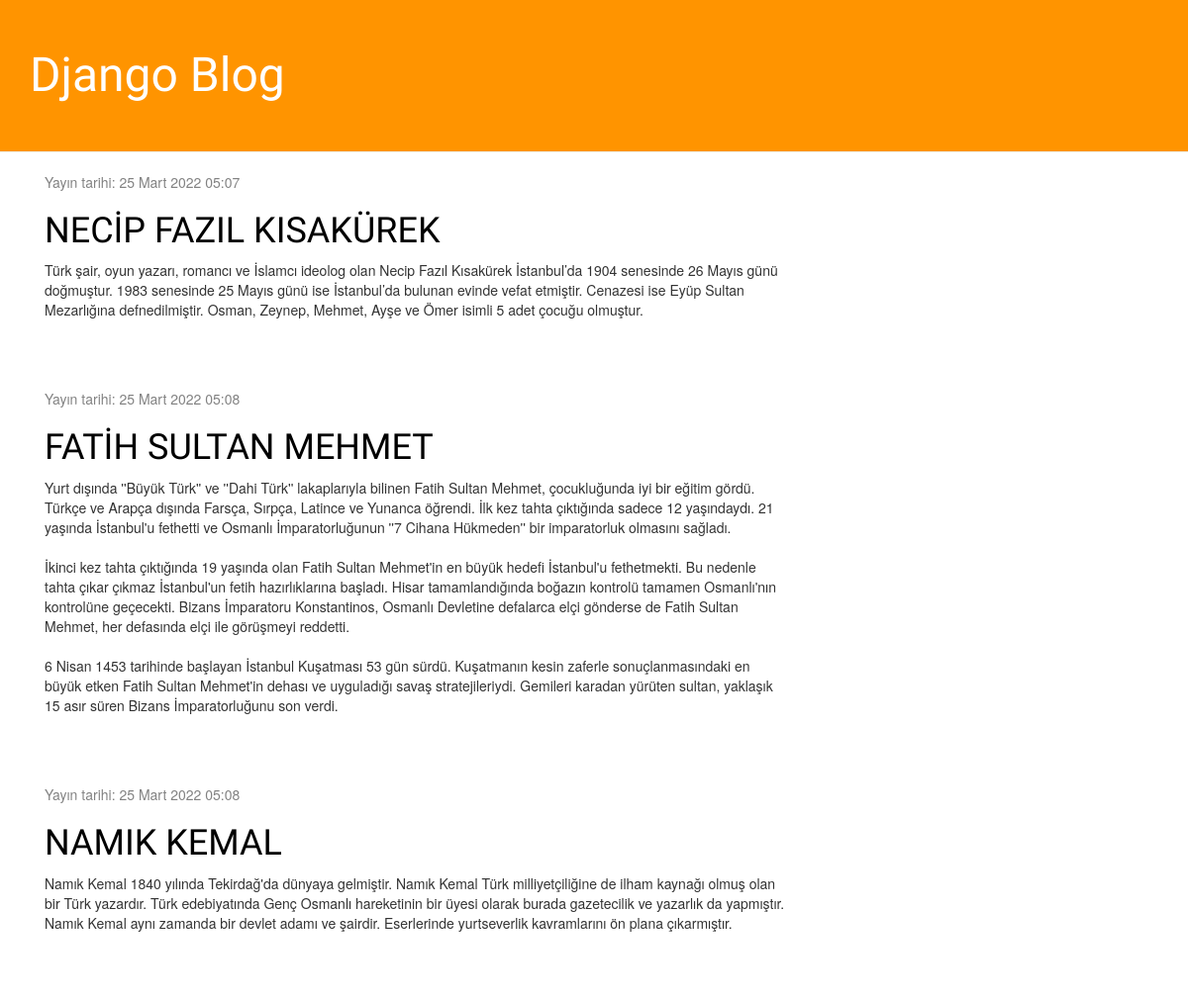
Before: / with the older database file.
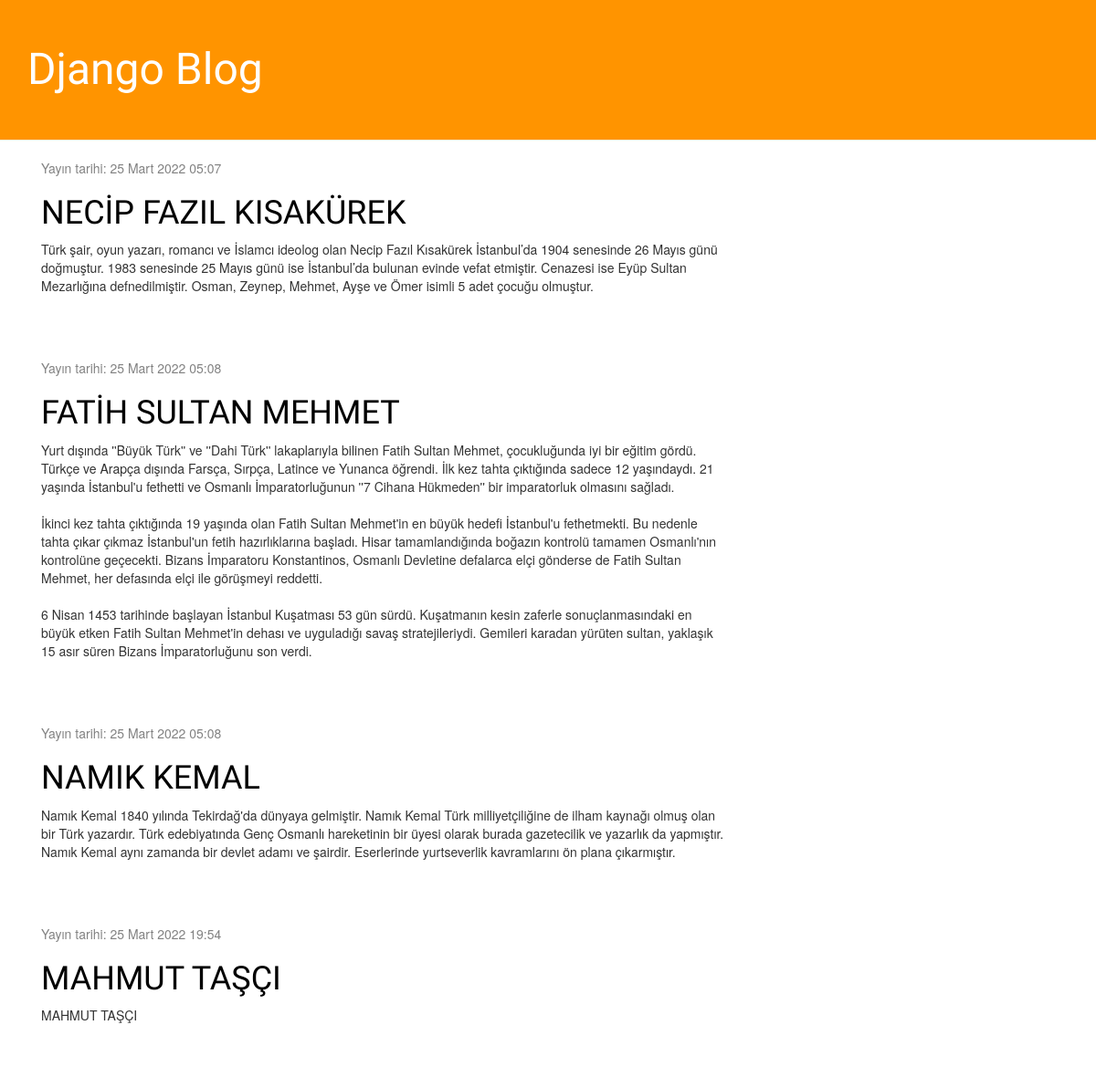
After: the same page with the newer database file.
### blog/models.py (models this page shows, shortened)
class Post(models.Model):
    author = models.ForeignKey(settings.AUTH_USER_MODEL, on_delete=models.CASCADE)
    title = models.CharField(max_length=200)
    text = models.TextField()
    created_date = models.DateTimeField(
            default=timezone.now)
    published_date = models.DateTimeField(
            blank=True, null=True)

### blog/views.py (the view)
# urls.py: path('', views.post_list, name='post_list'),
def post_list(request):
    posts = Post.objects.filter(published_date__lte=timezone.now()).order_by('published_date')
    return render(request, 'blog/post_list.html', {'posts': posts})

### blog/templates/blog/post_list.html (shortened to what this page needs)
{% extends 'blog/base.html' %}
{% load static %}
    {% block content %}
        {% for post in posts %}
            <div class="post">
                <div class="date">
                    <p>Yayın tarihi: {{ post.published_date }}</p>
                </div>
                <h1><a href="{% url 'post_detail' pk=post.pk %}">{{ post.title }}</a></h1>
                <p>{{ post.text|linebreaksbr }}</p>
            </div>
        {% endfor %}
    {% endblock %}

### blog/templates/blog/base.html (shortened to what this page needs)
{% load static %}
<!DOCTYPE html>
<html lang="en">
<head>
    <link rel="stylesheet" href="//maxcdn.bootstrapcdn.com/bootstrap/3.2.0/css/bootstrap.min.css">
    <link rel="stylesheet" href="//maxcdn.bootstrapcdn.com/bootstrap/3.2.0/css/bootstrap-theme.min.css">
    <link rel="stylesheet" href="{% static 'css/blog.css' %}">
</head>
    <body>
        <div class="page-header">
            <h1><a href="/">Django Blog</a></h1>
        </div>
        <div class="content container">
            <div class="row">
                <div class="col-md-8">
                    {% block content %}
                    {% endblock %}
                </div>
            </div>
        </div>
    </body>
</html>

### blog/static/css/blog.css (style rules this page uses)
h1 a { color: white; font-family: 'lobster'; }
.page-header { background-color: #ff9400; margin-top: 0; padding: 30px 40px 40px 30px; }
.page-header h1, .page-header h1 a, .page-header h1 a:visited, .page-header h1 a:active { color: #ffffff; font-size: 36pt; text-decoration: none; }
.content { margin-left: 30px; }
h1, h2, h3, h4 { font-family: 'Lobster', cursive; }
.date { color: #828282; }
.post { margin-bottom: 70px; }
.post h1 a, .post h1 a:visited { color: #000000; }

Changed rows visible on the page:
added Post: published_date "25 Mart 2022 19:54", title "MAHMUT TAŞÇI", text "MAHMUT TAŞÇI"
